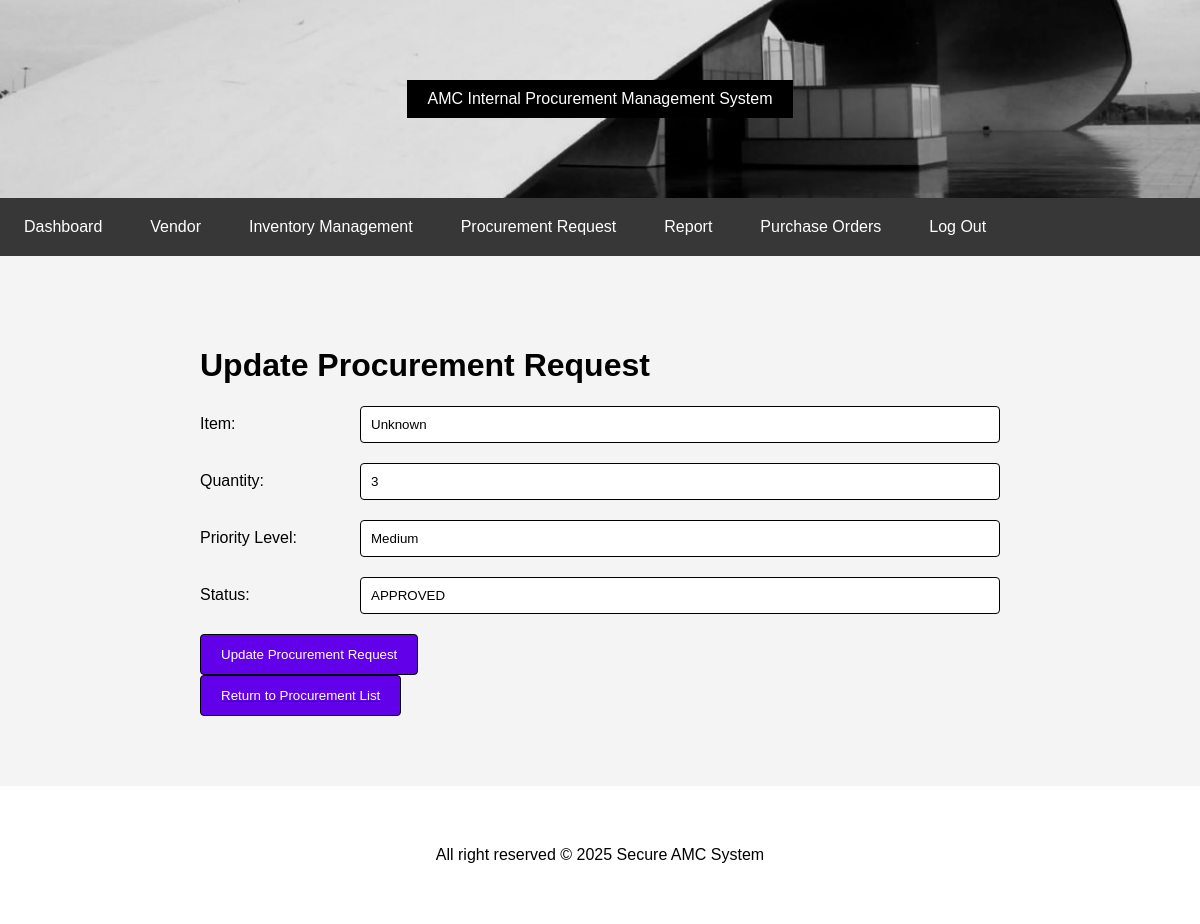
Screenshot of /assignment/procurement/update.php?procurement_id=1 (signed in) with the database file from the repository.
### tables this page shows
CREATE TABLE `procurement` (
  `PROCUREMENT_ID` int(11) NOT NULL,
  `ITEM_ID` int(11) DEFAULT NULL,
  `QUANTITY` int(11) DEFAULT NULL,
  `DEPARTMENT_ID` int(11) DEFAULT NULL,
  `PRIORITY_LEVEL` enum('Low','Medium','High','') DEFAULT NULL,
  `STATUS` enum('PENDING','APPROVED','COMPLETED','') DEFAULT NULL,
  `USER_ID` int(11) DEFAULT NULL,
  `DATE_REQUESTED` datetime(6) DEFAULT NULL
);

### assignment/procurement/update.php (the view, shortened to what this page needs)
<?php
include '../config.php';
include '../header.php';
include '../navigation.php';
$procurement_id = intval($_GET['procurement_id']);
$query = "SELECT p.procurement_id, p.item_id, p.quantity, p.priority_level, p.status,
                i.name AS item_name
        FROM procurement p
        LEFT JOIN inventory i ON p.item_id = i.item_id
        WHERE p.procurement_id = ?";
$stmt = $conn->prepare($query);
$stmt->bind_param("i", $procurement_id);
$stmt->execute();
$result = $stmt->get_result();
$procurement = $result->fetch_assoc();
?>
<!DOCTYPE html>
<html lang="en">
<head>
    <link rel="stylesheet" href="../style.css">
</head>
<body>
    <div class="container">
        <h1>Update Procurement Request</h1>
        <form method="POST">
            <div class="form-group">
                <label>Item:</label>
                <input type="text" value="<?= htmlspecialchars($procurement['item_name'] ?? 'Unknown') ?>" readonly>
            </div>
            <div class="form-group">
                <label>Quantity:</label>
                <input type="number" name="quantity" value="<?= isset($procurement['quantity']) ? htmlspecialchars($procurement['quantity']) : '' ?>" min="1" required>
            </div>
            <div class="form-group">
                <label>Priority Level:</label>
                <input type="text" name="priority_level" list="priority_levels" value="<?= htmlspecialchars($procurement['priority_level']) ?>" required>
            </div>
            <div class="form-group">
                <label>Status:</label>
                <input type="text" name="status" list="statuses" value="<?= htmlspecialchars($procurement['status']) ?>" required>
            </div>
            <button type="submit" class="create">Update Procurement Request</button>
        </form>
        <a href="procurement.php"><button class="return">Return to Procurement List</button></a>
    </div>
</body>
</html>
<?php include '../footer.php'; ?>

### assignment/procurement/style.css (style rules this page uses)
body, html { height: 100%; margin: 0; font-family: Arial, sans-serif; background-color: #f4f4f4; color: black; }
.container { width: 100%; max-width: 800px; margin: 50px auto; padding: 20px; }
.form-group { display: flex; align-items: center; margin-bottom: 20px; }
label { width: 150px; margin-right: 10px; }
input[type="text"], input[type="number"], input[type="password"], select, textarea { flex: 1; padding: 10px; background: white; border: 1px solid black; border-radius: 4px; color: black; width:100% }
button { background-color: #6200ea; color: white; border: 1px solid black; padding: 12px 20px; border-radius: 4px; cursor: pointer; display: block; width: fit-content; margin-left: left; }

### assignment/style.css (style rules this page uses)
body, html { height: 100%; margin: 0; font-family: Arial, sans-serif; background-color: #f4f4f4; color: black; }
.container { width: 100%; max-width: 800px; margin: 50px auto; padding: 20px; }
.form-group { display: flex; align-items: center; margin-bottom: 20px; }
label { width: 150px; margin-right: 10px; }
input[type="text"], input[type="number"], input[type="password"], select, textarea { flex: 1; padding: 10px; background: white; border: 1px solid black; border-radius: 4px; color: black; width:100% }
button { background-color: #6200ea; color: white; border: 1px solid black; padding: 12px 20px; border-radius: 4px; cursor: pointer; display: block; width: fit-content; margin-left: left; }

### rows the page displays
procurement: quantity "3", priority_level "Medium", status "APPROVED"
